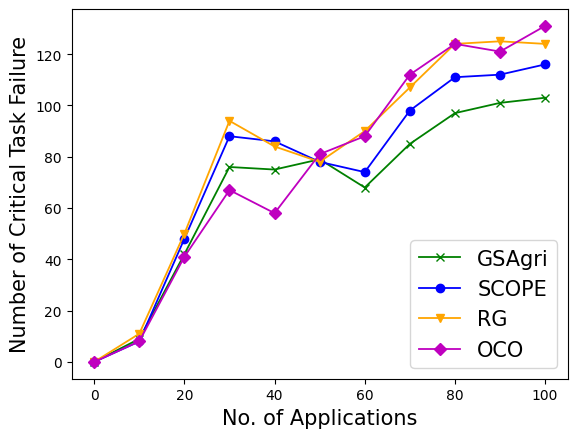

Reproduce this figure in Python.
import matplotlib.pyplot as plt

x_axis = [0, 10, 20, 30, 40, 50, 60, 70, 80, 90, 100]
y_axis_GSAgri = [0, 9, 42, 76, 75, 79, 68, 85, 97, 101, 103]
y_axis_SCOPE = [0, 8, 48, 88, 86, 78, 74, 98, 111, 112, 116]
y_axis_OCO = [0, 8, 41, 67, 58, 81, 88, 112, 124, 121, 131]
y_axis_RG = [0, 11, 50, 94, 84, 78, 90, 107, 124, 125, 124]

plt.plot(x_axis, y_axis_GSAgri, marker='x', label='GSAgri', linewidth=1.3, color='green')
plt.plot(x_axis, y_axis_SCOPE, marker='o', label='SCOPE', linewidth=1.3, color='blue')
plt.plot(x_axis, y_axis_RG, marker='v', label='RG', linewidth=1.3, color='orange')
plt.plot(x_axis, y_axis_OCO, marker='D', label='OCO', linewidth=1.3, color='m')
#plt.title('Critical Task Failure', fontsize = 15)

plt.ylabel('Number of Critical Task Failure', fontsize = 15)
plt.xlabel('No. of Applications', fontsize = 15)
plt.legend(loc='best', prop={'size': 15})
plt.savefig('critical_task_failure.png', bbox_inches='tight')
plt.show()
